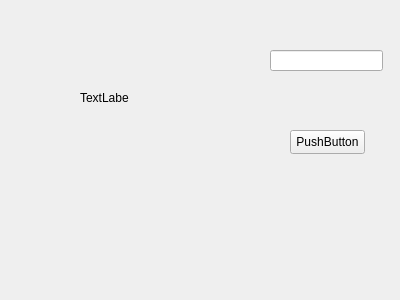
<?xml version="1.0" encoding="UTF-8"?>
<ui version="4.0">
 <class>Form</class>
 <widget class="QWidget" name="Form">
  <property name="geometry">
   <rect>
    <x>0</x>
    <y>0</y>
    <width>400</width>
    <height>300</height>
   </rect>
  </property>
  <property name="windowTitle">
   <string>Form</string>
  </property>
  <widget class="QPushButton" name="pushButton">
   <property name="geometry">
    <rect>
     <x>290</x>
     <y>130</y>
     <width>75</width>
     <height>24</height>
    </rect>
   </property>
   <property name="text">
    <string>PushButton</string>
   </property>
  </widget>
  <widget class="QLabel" name="label">
   <property name="geometry">
    <rect>
     <x>80</x>
     <y>90</y>
     <width>49</width>
     <height>16</height>
    </rect>
   </property>
   <property name="text">
    <string>TextLabel</string>
   </property>
  </widget>
  <widget class="QLineEdit" name="lineEdit">
   <property name="geometry">
    <rect>
     <x>270</x>
     <y>50</y>
     <width>113</width>
     <height>21</height>
    </rect>
   </property>
  </widget>
 </widget>
 <resources/>
 <connections/>
</ui>
